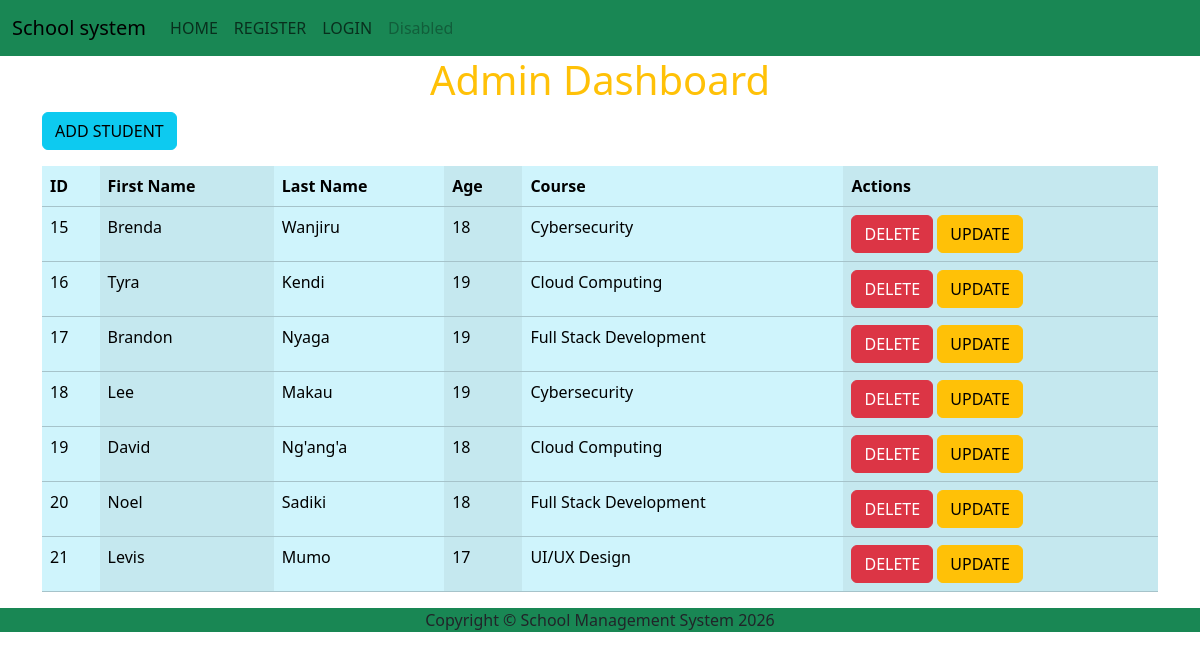
The app's page /students/, older data.
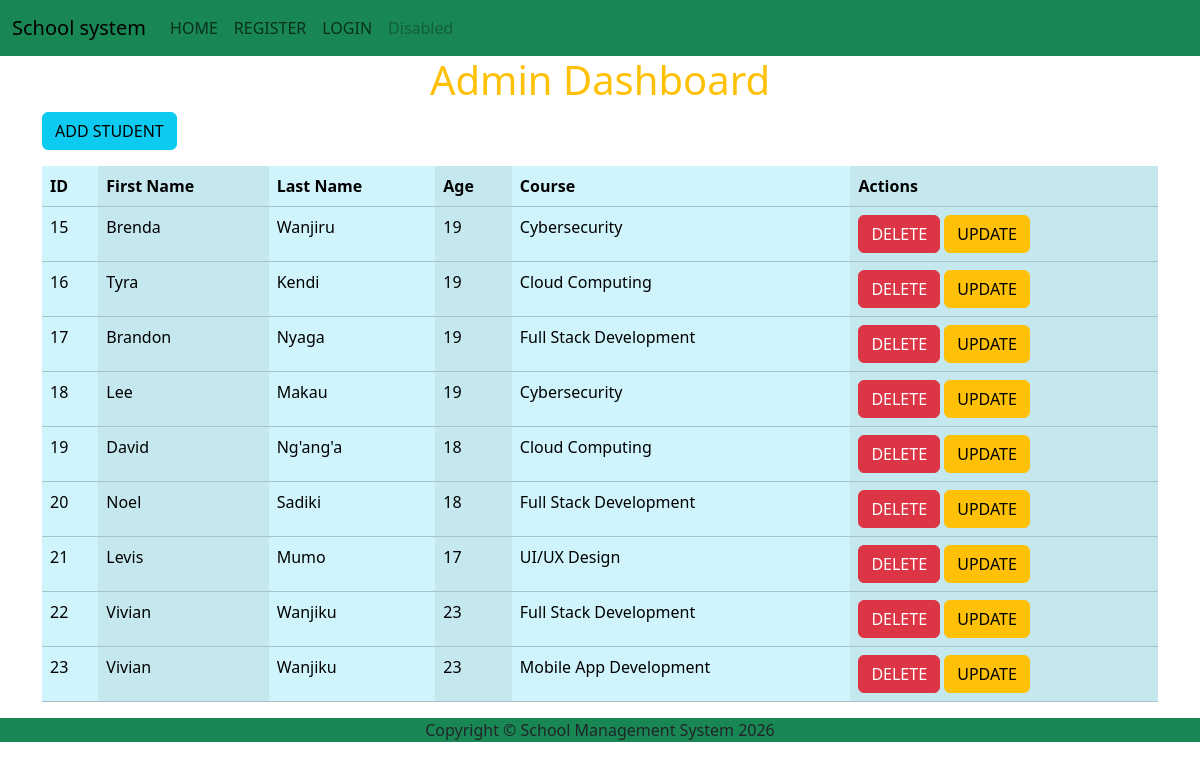
The same page, newer data.
### myapp/models.py (models this page shows, shortened)
class Student(models.Model):
    firstname = models.CharField(max_length=50)
    lastname = models.CharField(max_length=50)
    age = models.IntegerField()
    course = models.CharField(max_length=50)

### myapp/views.py (the view)
# urls.py: path('students/', views.read_students, name='students'),
def read_students(request):
    students=Student.objects.all()
    return render(request,'admindashboard.html',{'students':students})

### myapp/templates/admindashboard.html (shortened to what this page needs)
{%extends 'base.html'%}
{% block content %}
<div class="container">
    <h1 class="text-warning text-center">Admin Dashboard</h1>
    <a href="{% url 'add' %}" class="btn btn-info mb-3">ADD STUDENT</a>
    <table class="table table-info table-striped-columns">
        <thead>
            <tr>
                <th>ID</th>
                <th>First Name</th>
                <th>Last Name</th>
                <th>Age</th>
                <th>Course</th>
                <th>Actions</th>
            </tr>
        </thead>
        <tbody>
            {% for x in students %}
            <tr>
                <td>{{x.id}}</td>
                <td>{{x.firstname}}</td>
                <td>{{x.lastname}}</td>
                <td>{{x.age}}</td>
                <td>{{x.course}}</td></td>
                <td>
                    <a href="{% url 'delete' x.id %}" class="btn btn-danger" onclick="return confirm('Are you sure you want to delete {{x.firstname}}?')"
                    >DELETE</a>
                    <a href="{% url 'update' x.id %}" class="btn btn-warning">UPDATE</a>
                </td>
            </tr>
        </tbody>
        {% endfor %}
    </table>
</div>
{% endblock %}

Row changes from the older to the newer data that the page shows:
changed Student "Brenda": age "18" → "19"
added Student: id "22", firstname "Vivian", lastname "Wanjiku", age "23", course "Full Stack Development"
added Student: id "23", firstname "Vivian", lastname "Wanjiku", age "23", course "Mobile App Development"
